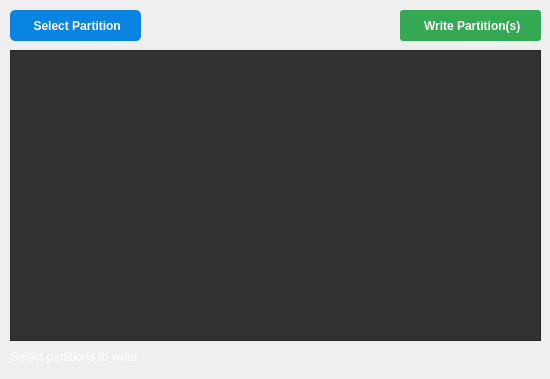
         <widget class="QWidget" name="writetab">
          <attribute name="icon">
           <iconset resource="ico.qrc">
            <normaloff>:/newPrefix/icons/pencil.png</normaloff>:/newPrefix/icons/pencil.png</iconset>
          </attribute>
          <attribute name="title">
           <string>Write partition</string>
          </attribute>
          <widget class="QScrollArea" name="writepartitionList">
           <property name="geometry">
            <rect>
             <x>10</x>
             <y>50</y>
             <width>531</width>
             <height>291</height>
            </rect>
           </property>
           <property name="sizePolicy">
            <sizepolicy hsizetype="Expanding" vsizetype="MinimumExpanding">
             <horstretch>0</horstretch>
             <verstretch>0</verstretch>
            </sizepolicy>
           </property>
           <property name="minimumSize">
            <size>
             <width>0</width>
             <height>280</height>
            </size>
           </property>
           <property name="styleSheet">
            <string notr="true">background-color: rgb(50, 50, 50);
color: rgb(255, 255, 255);</string>
           </property>
           <property name="verticalScrollBarPolicy">
            <enum>Qt::ScrollBarAsNeeded</enum>
           </property>
           <property name="horizontalScrollBarPolicy">
            <enum>Qt::ScrollBarAsNeeded</enum>
           </property>
           <property name="sizeAdjustPolicy">
            <enum>QAbstractScrollArea::AdjustToContentsOnFirstShow</enum>
           </property>
           <property name="widgetResizable">
            <bool>true</bool>
           </property>
           <widget class="QWidget" name="scrollAreaWidgetContents_2">
            <property name="geometry">
             <rect>
              <x>0</x>
              <y>0</y>
              <width>529</width>
              <height>289</height>
             </rect>
            </property>
           </widget>
          </widget>
          <widget class="QPushButton" name="writepartbtn">
           <property name="geometry">
            <rect>
             <x>400</x>
             <y>10</y>
             <width>141</width>
             <height>31</height>
            </rect>
           </property>
           <property name="font">
            <font>
             <bold>true</bold>
            </font>
           </property>
           <property name="styleSheet">
            <string notr="true">QPushButton{
  background-color: rgb(52, 168, 83);
  color: rgb(255, 255, 255);
  border-radius: 3px;
}
QPushButton::hover{
	background-color:rgb(92, 209, 115);
}
QPushButton::pressed{
	padding-left:2px;
	padding-top: 1px;
	background-color: rgb(223, 160, 5);
}</string>
           </property>
           <property name="text">
            <string> Write Partition(s)</string>
           </property>
           <property name="icon">
            <iconset resource="ico.qrc">
             <normaloff>:/newPrefix/icons/write.png</normaloff>:/newPrefix/icons/write.png</iconset>
           </property>
          </widget>
          <widget class="QPushButton" name="writeselectfromdir">
           <property name="geometry">
            <rect>
             <x>10</x>
             <y>10</y>
             <width>131</width>
             <height>31</height>
            </rect>
           </property>
           <property name="font">
            <font>
             <bold>true</bold>
            </font>
           </property>
           <property name="styleSheet">
            <string notr="true">QPushButton{
  background-color: rgb(9, 132, 227);
  color: rgb(255, 255, 255);
  border-radius: 5px;
}
QPushButton::hover{
	background-color:rgb(85, 161, 227);
}
QPushButton::pressed{
	padding-left:2px;
	padding-top: 1px;
	background-color: rgb(223, 160, 5);
}</string>
           </property>
           <property name="text">
            <string> Select Partition</string>
           </property>
           <property name="icon">
            <iconset resource="ico.qrc">
             <normaloff>:/newPrefix/icons/click.png</normaloff>:/newPrefix/icons/click.png</iconset>
           </property>
          </widget>
          <widget class="QLabel" name="writetitle">
           <property name="geometry">
            <rect>
             <x>10</x>
             <y>350</y>
             <width>311</width>
             <height>20</height>
            </rect>
           </property>
           <property name="sizePolicy">
            <sizepolicy hsizetype="Preferred" vsizetype="Fixed">
             <horstretch>0</horstretch>
             <verstretch>0</verstretch>
            </sizepolicy>
           </property>
           <property name="minimumSize">
            <size>
             <width>0</width>
             <height>20</height>
            </size>
           </property>
           <property name="styleSheet">
            <string notr="true">color: rgb(255, 255, 255);</string>
           </property>
           <property name="text">
            <string>Select partitions to write</string>
           </property>
           <property name="alignment">
            <set>Qt::AlignLeading|Qt::AlignLeft|Qt::AlignTop</set>
           </property>
          </widget>
         </widget>
